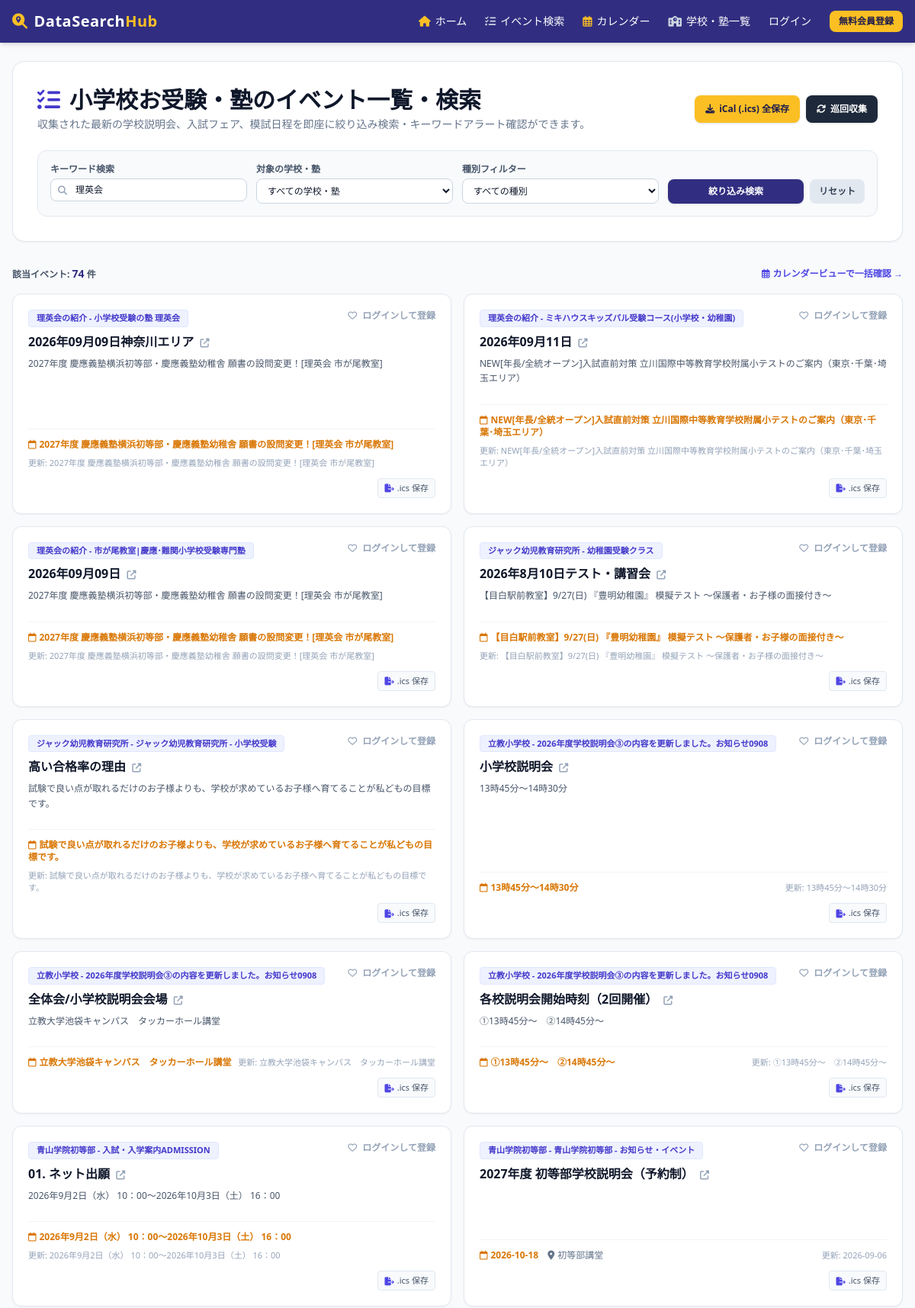
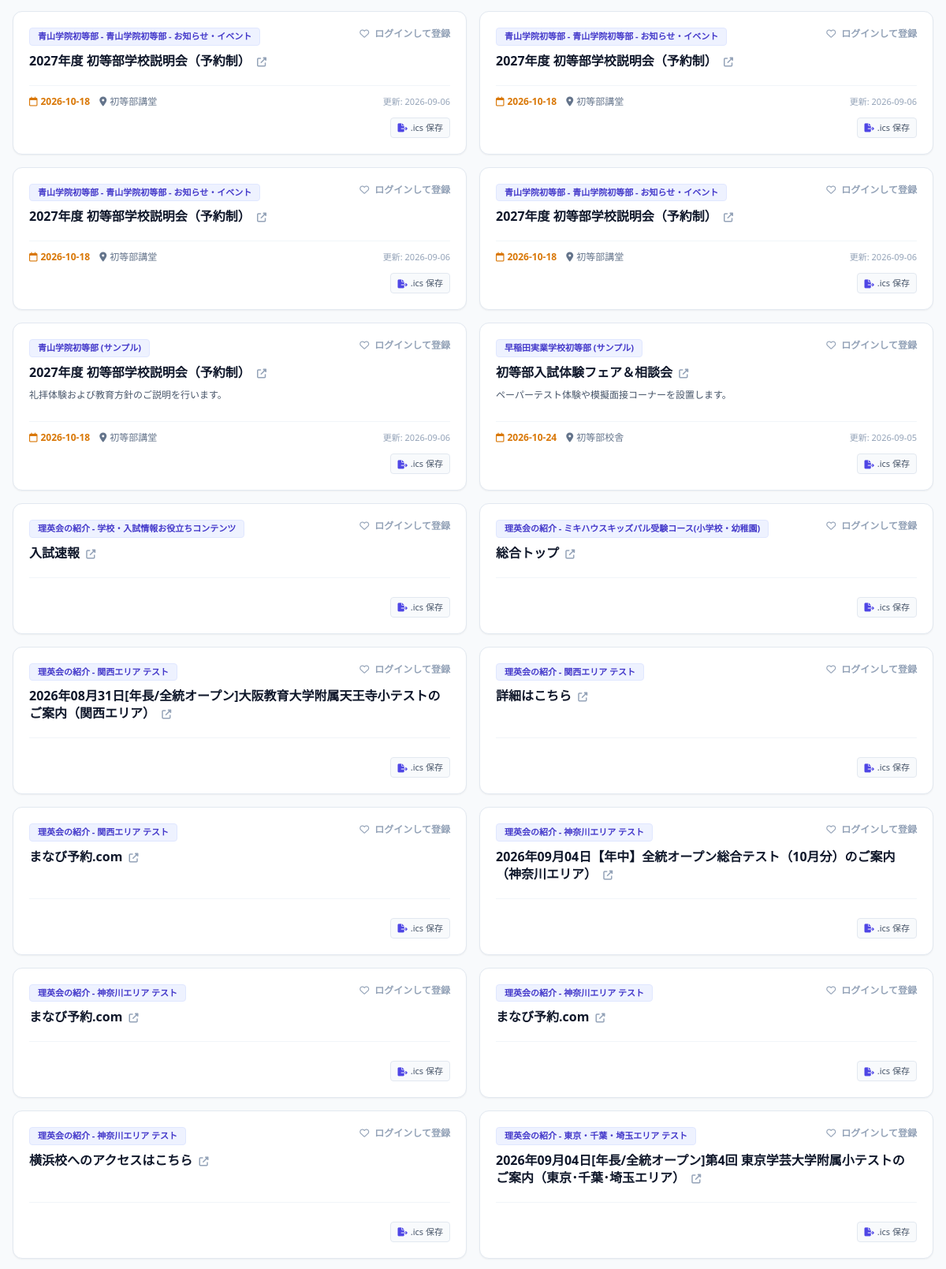
Page /events?q=理英会 (upper part) on the committed database (2 pictures, top to bottom).
### app/models/schema.py (models this page shows, shortened)
class Event(Base):
    __tablename__ = "events"
    id = Column(Integer, primary_key=True, index=True)
    source_id = Column(Integer, ForeignKey("sources.id"), nullable=False)
    title = Column(String, index=True, nullable=False)
    content = Column(Text, nullable=True)
    url = Column(String, nullable=True)
    published_date = Column(String, nullable=True)                      # 発表日 / 更新日
    event_date = Column(String, index=True, nullable=True)               # イベント開催日・試験日 (YYYY-MM-DD)
    location = Column(String, nullable=True)                            # 開催場所・会場
    created_at = Column(DateTime, default=datetime.utcnow)
    is_notified = Column(Boolean, default=False)                         # メール通知済みフラグ
    source = relationship("Source", back_populates="events")
    notifications = relationship("NotificationLog", back_populates="event", cascade="all, delete-orphan")

class Source(Base):
    __tablename__ = "sources"
    id = Column(Integer, primary_key=True, index=True)
    source_id = Column(String, unique=True, index=True, nullable=False) # e.g. keio_yochisha
    category_id = Column(Integer, ForeignKey("categories.id"), nullable=False)
    name = Column(String, nullable=False)                                # e.g. 慶應義塾幼稚舎
    type = Column(String, nullable=False)                                # e.g. school, cram_school
    url = Column(String, nullable=False)
    schedule_interval_minutes = Column(Integer, default=60)
    selectors_json = Column(Text, nullable=False)                        # スクレイピングルール (JSON文字列)
    last_scraped_at = Column(DateTime, nullable=True)                    # 最終巡回実行日時
    category = relationship("Category", back_populates="sources")
    events = relationship("Event", back_populates="source", cascade="all, delete-orphan")
    favorited_by = relationship("Favorite", back_populates="source", cascade="all, delete-orphan")

### app/main.py (the view)
@app.get("/events", response_class=HTMLResponse)
@app.get("/search", response_class=HTMLResponse)
async def events_search_page(
    request: Request,
    q: Optional[str] = Query(None),
    category: Optional[str] = Query("elementary_school"),
    source_id: Optional[str] = Query(None),
    event_type: Optional[str] = Query(None),
    db: Session = Depends(get_db)
):
    user = get_current_user_optional(request, db)
    categories = db.query(Category).all()
    sources = db.query(Source).all()
    query = db.query(Event).options(joinedload(Event.source))
    if category and category != "all":
        current_cat = db.query(Category).filter(Category.category_id == category).first()
        if current_cat:
            query = query.filter(Source.category_id == current_cat.id)
    parsed_source_id = None
    if source_id and source_id.isdigit():
        parsed_source_id = int(source_id)
        query = query.filter(Event.source_id == parsed_source_id)
    if event_type and event_type != "all":
        query = query.filter(Source.type == event_type)
    if q:
        search_term = f"%{q}%"
        query = query.filter(
            or_(
                Event.title.like(search_term),
                Event.content.like(search_term),
                Event.location.like(search_term),
                Source.name.like(search_term)
            )
        )
    events = query.order_by(Event.created_at.desc()).all()
    favorite_source_ids = []
    user_alert_keywords = []
    if user:
        favorite_source_ids = [fav.source_id for fav in user.favorites]
        user_alert_keywords = [alert.keyword for alert in user.keyword_alerts]
    for event in events:
        matched = []
        event_text = f"{event.title} {event.content or ''}"
        for kw in user_alert_keywords:
            if kw and kw.lower() in event_text.lower():
                matched.append(kw)
        event.matched_alerts = matched
    return templates.TemplateResponse(
        request=request,
        name="events.html",
        context={
            "user": user,
            "categories": categories,
            "sources": sources,
            "current_category_id": category,
            "selected_source_id": parsed_source_id,
            "selected_event_type": event_type,
            "search_query": q or "",
            "events": events,
            "favorite_source_ids": favorite_source_ids,
            "user_alert_keywords": user_alert_keywords
        }
    )

### app/templates/events.html (shortened to what this page needs)
{% extends "base.html" %}
{% block content %}
<div class="bg-white p-6 md:p-8 rounded-2xl shadow-sm border border-slate-200 mb-8 space-y-6">
    <div class="flex flex-col md:flex-row justify-between items-start md:items-center gap-4">
        <div>
            <h1 class="text-2xl md:text-3xl font-extrabold text-slate-900 flex items-center">
                <i class="fa-solid fa-list-check text-indigo-700 mr-3"></i>小学校お受験・塾のイベント一覧・検索
            </h1>
            <p class="text-slate-500 text-sm mt-1">収集された最新の学校説明会、入試フェア、模試日程を即座に絞り込み検索・キーワードアラート確認ができます。</p>
        </div>
        <div class="flex items-center space-x-2">
            <a href="/api/user-calendar-feed.ics" class="bg-amber-400 hover:bg-amber-300 text-indigo-950 font-bold text-xs px-3.5 py-2.5 rounded-lg shadow transition flex items-center">
                <i class="fa-solid fa-download mr-1.5"></i> iCal (.ics) 全保存
            </a>
            <form action="/scrape-now" method="post" onsubmit="var btn = this.querySelector('button'); btn.disabled = true; btn.innerHTML = '<i class=\'fa-solid fa-spinner fa-spin mr-1.5\'></i> 巡回実行中...';">
                <button type="submit" class="bg-slate-800 hover:bg-slate-700 text-white font-bold text-xs px-3.5 py-2.5 rounded-lg shadow transition flex items-center">
                    <i class="fa-solid fa-arrows-rotate mr-1.5"></i> 巡回収集
                </button>
            </form>
        </div>
    </div>
    <form action="/events" method="get" class="bg-slate-50 p-4 rounded-xl border border-slate-200 grid grid-cols-1 sm:grid-cols-2 md:grid-cols-4 gap-3">
        <div>
            <label class="block text-xs font-bold text-slate-600 mb-1">キーワード検索</label>
            <div class="relative">
                <input type="text" name="q" value="{{ search_query }}" placeholder="説明会、模試、学校名など..." class="w-full bg-white text-slate-900 border border-slate-300 rounded-lg pl-8 pr-3 py-1.5 text-xs focus:outline-none focus:ring-2 focus:ring-indigo-500">
                <i class="fa-solid fa-magnifying-glass absolute left-2.5 top-2 text-slate-400 text-xs"></i>
            </div>
        </div>
        <div>
            <label class="block text-xs font-bold text-slate-600 mb-1">対象の学校・塾</label>
            <select name="source_id" class="w-full bg-white text-slate-900 border border-slate-300 rounded-lg px-2.5 py-1.5 text-xs focus:outline-none focus:ring-2 focus:ring-indigo-500">
                <option value="all">すべての学校・塾</option>
            </select>
        </div>
        <div>
            <label class="block text-xs font-bold text-slate-600 mb-1">種別フィルター</label>
            <select name="event_type" class="w-full bg-white text-slate-900 border border-slate-300 rounded-lg px-2.5 py-1.5 text-xs focus:outline-none focus:ring-2 focus:ring-indigo-500">
                <option value="all">すべての種別</option>
            </select>
        </div>
        <div class="flex items-end space-x-2">
            <button type="submit" class="flex-grow bg-indigo-900 hover:bg-indigo-800 text-white font-bold text-xs py-2 rounded-lg shadow transition flex items-center justify-center">
                絞り込み検索
            </button>
            <a href="/events" class="bg-slate-200 hover:bg-slate-300 text-slate-700 font-bold text-xs px-3 py-2 rounded-lg transition">
                リセット
            </a>
        </div>
    </form>
</div>
<div class="mb-4 flex justify-between items-center text-xs font-bold text-slate-600">
    <div>
        <span>該当イベント: <strong class="text-indigo-900 text-sm">{{ events|length }}</strong> 件</span>
    </div>
    <div>
        <a href="/calendar" class="text-indigo-600 hover:underline flex items-center">
            <i class="fa-regular fa-calendar-days mr-1"></i> カレンダービューで一括確認 →
        </a>
    </div>
</div>
{% if events %}
<div class="grid grid-cols-1 md:grid-cols-2 gap-4">
    {% for event in events %}
    <div class="bg-white rounded-xl shadow-sm border border-slate-200 p-5 flex flex-col justify-between space-y-3 relative overflow-hidden transition hover:shadow-md hover:border-indigo-200">
        <div>
            <div class="flex justify-between items-start mb-2">
                <span class="text-[11px] font-bold bg-indigo-50 text-indigo-700 px-2.5 py-0.5 rounded border border-indigo-100">
                    {{ event.source.name }}
                </span>
                {% if user %}
                    {% if event.source_id in favorite_source_ids %}
                        <form action="/toggle-favorite" method="post" class="inline">
                            <input type="hidden" name="source_id" value="{{ event.source_id }}">
                            <button type="submit" title="お気に入り解除" class="text-xs bg-rose-50 hover:bg-rose-100 text-rose-600 font-bold px-2.5 py-1 rounded border border-rose-200 transition">
                                <i class="fa-solid fa-heart mr-1 text-rose-500"></i> お気に入り
                            </button>
                        </form>
                    {% else %}
                        <form action="/toggle-favorite" method="post" class="inline">
                            <input type="hidden" name="source_id" value="{{ event.source_id }}">
                            <button type="submit" title="お気に入り追加" class="text-xs bg-slate-100 hover:bg-slate-200 text-slate-700 font-bold px-2.5 py-1 rounded border border-slate-300 transition">
                                <i class="fa-regular fa-heart mr-1"></i> お気に入り追加
                            </button>
                        </form>
                    {% endif %}
                {% else %}
                    <a href="/login" class="text-xs text-slate-400 hover:text-indigo-600 font-bold">
                        <i class="fa-regular fa-heart mr-1"></i> ログインして登録
                    </a>
                {% endif %}
            </div>
            <h3 class="text-base font-bold text-slate-900 mb-2 leading-snug">
                <a href="{{ event.official_url }}" target="_blank" class="hover:text-indigo-600 transition">
                    {{ event.title }} <i class="fa-solid fa-up-right-from-square text-xs text-slate-400 ml-1"></i>
                </a>
            </h3>
            {% if event.content %}
            <p class="text-slate-600 text-xs mb-3 line-clamp-2 leading-relaxed">{{ event.content }}</p>
            {% endif %}
        </div>
        <div class="border-t border-slate-100 pt-3 text-xs font-medium text-slate-500 space-y-2">
            <div class="flex flex-wrap justify-between items-center gap-2">
                <div class="flex space-x-3">
                    {% if event.event_date %}
                    <span class="text-amber-600 font-bold">
                        <i class="fa-regular fa-calendar mr-1"></i>{{ event.event_date }}
                    </span>
                    {% endif %}
                    {% if event.location %}
                    <span class="truncate max-w-[150px]">
                        <i class="fa-solid fa-location-dot mr-1"></i>{{ event.location }}
                    </span>
                    {% endif %}
                </div>
                {% if event.published_date %}
                <span class="text-slate-400 text-[11px]">更新: {{ event.published_date }}</span>
                {% endif %}
            </div>
            <div class="flex justify-end space-x-2 pt-1">
                <a href="/events/{{ event.id }}/ical" class="text-[11px] text-slate-600 hover:text-indigo-700 bg-slate-50 hover:bg-indigo-50 border border-slate-200 px-2 py-1 rounded transition flex items-center">
                    <i class="fa-solid fa-file-export mr-1 text-indigo-600"></i> .ics 保存
                </a>
            </div>
        </div>
    </div>
    {% endfor %}
</div>
{% else %}
<div class="bg-white p-12 rounded-xl shadow-sm border border-slate-200 text-center text-slate-500">
    <i class="fa-solid fa-magnifying-glass text-4xl mb-3 text-slate-300"></i>
    <p class="font-bold">条件に一致するイベントが見つかりませんでした。</p>
    <p class="text-xs text-slate-400 mt-1">検索条件を変更するか、右上の「巡回収集」をお試しください。</p>
</div>
{% endif %}
{% endblock %}

### rows in the picture
Event: source.name "理英会の紹介 - 小学校受験の塾 理英会", title "2026年09月09日神奈川エリア", content "2027年度 慶應義塾横浜初等部・慶應義塾幼稚舎 願書の設問変更！[理英会 市が尾教室]", event_date "2027年度 慶應義塾横浜初等部・慶應義塾幼稚舎 願書の設問変更！[理英会 市が尾教室]", published_date "2027年度 慶應義塾横浜初等部・慶應義塾幼稚舎 願書の設問変更！[理英会 市が尾教室]"
Event: source.name "理英会の紹介 - ミキハウスキッズパル受験コース(小学校・幼稚園)", title "2026年09月11日", content "NEW[年長/全統オープン]入試直前対策 立川国際中等教育学校附属小テストのご案内（東京･千葉･埼玉エリア）", event_date "NEW[年長/全統オープン]入試直前対策 立川国際中等教育学校附属小テストのご案内（東京･千葉･埼玉エリア）", published_date "NEW[年長/全統オープン]入試直前対策 立川国際中等教育学校附属小テストのご案内（東京･千葉･埼玉エリア）"
Event: source.name "理英会の紹介 - 市が尾教室|慶應･難関小学校受験専門塾", title "2026年09月09日", content "2027年度 慶應義塾横浜初等部・慶應義塾幼稚舎 願書の設問変更！[理英会 市が尾教室]", event_date "2027年度 慶應義塾横浜初等部・慶應義塾幼稚舎 願書の設問変更！[理英会 市が尾教室]", published_date "2027年度 慶應義塾横浜初等部・慶應義塾幼稚舎 願書の設問変更！[理英会 市が尾教室]"
Event: source.name "ジャック幼児教育研究所 - 幼稚園受験クラス", title "2026年8月10日テスト・講習会", content "【目白駅前教室】9/27(日) 『豊明幼稚園』 模擬テスト ～保護者・お子様の面接付き～", event_date "【目白駅前教室】9/27(日) 『豊明幼稚園』 模擬テスト ～保護者・お子様の面接付き～", published_date "【目白駅前教室】9/27(日) 『豊明幼稚園』 模擬テスト ～保護者・お子様の面接付き～"
Event: source.name "ジャック幼児教育研究所 - ジャック幼児教育研究所 - 小学校受験", title "高い合格率の理由", content "試験で良い点が取れるだけのお子様よりも、学校が求めているお子様へ育てることが私どもの目標です。", event_date "試験で良い点が取れるだけのお子様よりも、学校が求めているお子様へ育てることが私どもの目標です。", published_date "試験で良い点が取れるだけのお子様よりも、学校が求めているお子様へ育てることが私どもの目標です。"
Event: source.name "立教小学校 - 2026年度学校説明会③の内容を更新しました。お知らせ0908", title "小学校説明会", content "13時45分～14時30分", event_date "13時45分～14時30分", published_date "13時45分～14時30分"
Event: source.name "立教小学校 - 2026年度学校説明会③の内容を更新しました。お知らせ0908", title "全体会/小学校説明会会場", content "立教大学池袋キャンパス タッカーホール講堂", event_date "立教大学池袋キャンパス タッカーホール講堂", published_date "立教大学池袋キャンパス タッカーホール講堂"
Event: source.name "立教小学校 - 2026年度学校説明会③の内容を更新しました。お知らせ0908", title "各校説明会開始時刻（2回開催）", content "①13時45分～ ②14時45分～", event_date "①13時45分～ ②14時45分～", published_date "①13時45分～ ②14時45分～"
Event: source.name "青山学院初等部 - 入試・入学案内ADMISSION", title "01. ネット出願", content "2026年9月2日（水） 10：00〜2026年10月3日（土） 16：00", event_date "2026年9月2日（水） 10：00〜2026年10月3日（土） 16：00", published_date "2026年9月2日（水） 10：00〜2026年10月3日（土） 16：00"
Event: source.name "青山学院初等部 - 青山学院初等部 - お知らせ・イベント", title "2027年度 初等部学校説明会（予約制）", event_date "2026-10-18", location "初等部講堂", published_date "2026-09-06"
Event: source.name "青山学院初等部 - 青山学院初等部 - お知らせ・イベント", title "2027年度 初等部学校説明会（予約制）", event_date "2026-10-18", location "初等部講堂", published_date "2026-09-06"
Event: source.name "青山学院初等部 - 青山学院初等部 - お知らせ・イベント", title "2027年度 初等部学校説明会（予約制）", event_date "2026-10-18", location "初等部講堂", published_date "2026-09-06"
Event: source.name "青山学院初等部 - 青山学院初等部 - お知らせ・イベント", title "2027年度 初等部学校説明会（予約制）", event_date "2026-10-18", location "初等部講堂", published_date "2026-09-06"
Event: source.name "青山学院初等部 - 青山学院初等部 - お知らせ・イベント", title "2027年度 初等部学校説明会（予約制）", event_date "2026-10-18", location "初等部講堂", published_date "2026-09-06"
Event: source.name "青山学院初等部 (サンプル)", title "2027年度 初等部学校説明会（予約制）", content "礼拝体験および教育方針のご説明を行います。", event_date "2026-10-18", location "初等部講堂", published_date "2026-09-06"
Event: source.name "早稲田実業学校初等部 (サンプル)", title "初等部入試体験フェア＆相談会", content "ペーパーテスト体験や模擬面接コーナーを設置します。", event_date "2026-10-24", location "初等部校舎", published_date "2026-09-05"
Event: source.name "理英会の紹介 - 学校・入試情報お役立ちコンテンツ", title "入試速報"
Event: source.name "理英会の紹介 - ミキハウスキッズパル受験コース(小学校・幼稚園)", title "総合トップ"
Event: source.name "理英会の紹介 - 関西エリア テスト", title "2026年08月31日[年長/全統オープン]大阪教育大学附属天王寺小テストのご案内（関西エリア）"
Event: source.name "理英会の紹介 - 関西エリア テスト", title "詳細はこちら"
Event: source.name "理英会の紹介 - 関西エリア テスト", title "まなび予約.com"
Event: source.name "理英会の紹介 - 神奈川エリア テスト", title "2026年09月04日【年中】全統オープン総合テスト（10月分）のご案内（神奈川エリア）"
Event: source.name "理英会の紹介 - 神奈川エリア テスト", title "まなび予約.com"
Event: source.name "理英会の紹介 - 神奈川エリア テスト", title "まなび予約.com"
Event: source.name "理英会の紹介 - 神奈川エリア テスト", title "横浜校へのアクセスはこちら"
Event: source.name "理英会の紹介 - 東京・千葉・埼玉エリア テスト", title "2026年09月04日[年長/全統オープン]第4回 東京学芸大学附属小テストのご案内（東京･千葉･埼玉エリア）"

### other values in the picture
{{ events|length }} "74"
